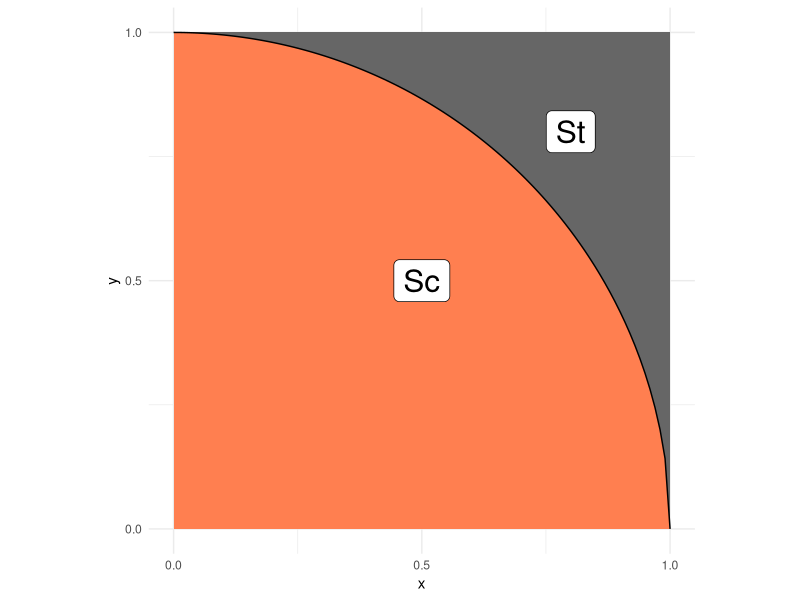
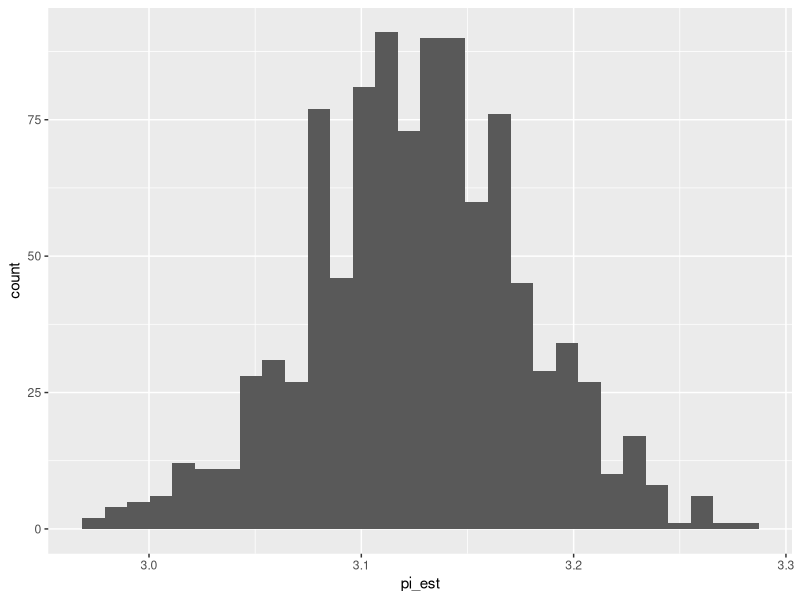

The R source for these figures, in order:
## ---- chunk 1
library(tidyverse)
library(rsample)
## ---- chunk 2
## NOTE: No need to edit; this visual helps explain the pi estimation scheme
tibble(x = seq(0, 1, length.out = 100)) %>%
  mutate(y = sqrt(1 - x^2)) %>%

  ggplot(aes(x, y)) +
  annotate(
    "rect",
    xmin = 0, ymin = 0, xmax = 1, ymax = 1,
    fill = "grey40",
    size = 1
  ) +
  geom_ribbon(aes(ymin = 0, ymax = y), fill = "coral") +
  geom_line() +
  annotate(
    "label",
    x = 0.5, y = 0.5, label = "Sc",
    size = 8
  ) +
  annotate(
    "label",
    x = 0.8, y = 0.8, label = "St",
    size = 8
  ) +
  scale_x_continuous(breaks = c(0, 1/2, 1)) +
  scale_y_continuous(breaks = c(0, 1/2, 1)) +
  theme_minimal() +
  coord_fixed()
## ---- chunk 3
## TASK: Choose a sample size and generate samples
n <- 1000 # Choose a sample size
df_q1 <- tibble(
  x = runif(n, min = 0, max = 1),
  y = runif(n, min = 0, max = 1)
  ) # Generate the data
## ---- chunk 4
## NOTE: Do not edit this code
# Correct sample size
assertthat::assert_that(
  dim(df_q1) %>% 
    .[[1]] == n,
  msg = "The sample size should be `n`"
)
# Correct column names
assertthat::assert_that(
  setequal(names(df_q1), c("x", "y")),
  msg = "df_q1 must include the columns `x` and `y`"
)
print("Good")
## ---- chunk 5
## TASK: Finish implementing this function
stat <- function(x, y) {
  # TODO: Finish implementing this function
  4 * (x^2 + y^2 <= 1)
}
## ---- chunk 6
## TASK: Finish writing these assert statements

# Check the value for points *inside* the circle
assertthat::assert_that(
   tibble(x = 0.5, y = 0.5) %>% # Pick a point *inside* the circle
    mutate(stat = stat(x, y)) %>% 
    pull(stat) %>% 
    .[[1]] == 4,
  # ???, # Write the correct value of stat() here
  msg = "Incorrect value when a point is inside the circle"
)

# Check the value for points *outside* the circle
assertthat::assert_that(
   tibble(x = 1, y = 1) %>% # Pick a point *outside* the circle
    mutate(stat = stat(x, y)) %>% 
    pull(stat) %>% 
    .[[1]] == 0,
  # ???, # Write the correct value of stat() here
  msg = "Incorrect value when a point is outside the circle"
)
print("Your assertions passed, but make sure they're checking the right thing!")
## ---- chunk 7
## TASK: Estimate pi using your data from q1
df_q3 <- 
  df_q1 %>% 
  # TODO: Estimate pi as the column `pi_est`
  summarize(pi_est = mean(stat(x , y)))
df_q3

## ---- chunk 8
## NOTE: Do not edit this code
# Correct sample size
assertthat::assert_that(
  dim(df_q3) %>% 
    .[[1]] == 1,
  msg = "This result should have just one row"
)
# Correct column names
assertthat::assert_that(
  setequal(names(df_q3), c("pi_est")),
  msg = "df_q3 must include the column `pi_est`"
)
print("Good")
## ---- chunk 9
## TASK: Finish the code below
df_q4 <- 
  df_q1 %>% 
  bootstraps(., times = 1000) %>% 
  mutate(
    pi_est = map_dbl(
      splits,
      function(split_df) {
        analysis(split_df) %>% 
          # Estimate pi (pi_est) using the resampled data;
          # this should be *identical* to the
          # code you wrote for q3
          summarize(pi_est = mean(stat(x , y))) %>%
          pull(pi_est)
      }
    )
  )

## NOTE: Do not edit; use this to visualize your results
df_q4 %>% 
  ggplot(aes(pi_est)) +
  geom_histogram()
## ---- chunk 10
## TASK: Compute a bootstrap confidence interval at the 95% level (alpha = 0.05)
df_q5 <- 
  df_q4 %>% 
  summarize(
    # TODO: Compute pi_lo and pi_up
    pi_lo = quantile(pi_est, 0.025),
    pi_up = quantile(pi_est, 1-0.025),
  )

df_q5
## ---- chunk 11

  df_q1 %>%
  summarize(
    pi_est = mean(stat(x, y)),
    se = sd(stat(x, y)) / sqrt(n()),
    pi_lo = pi_est - qnorm(0.975) * se,
    pi_up = pi_est + qnorm(0.975) * se
  )
